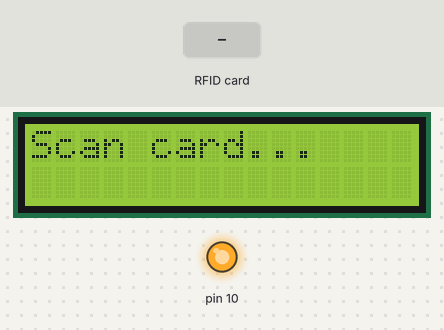
Simulated run of this sketch. Board: Arduino Uno, built with avr-gcc and run on an emulated ATmega328P. On the bench: 16×2 character LCD, output pins drawn as LEDs (lit = HIGH). Inputs (shaded band) come from the test bench. What the sketch prints to the serial monitor is not drawn.

Above: at 1.3 s.
1.4 s: RFID card 5E 7A 19 C4 held to the reader
At 1.44 s:
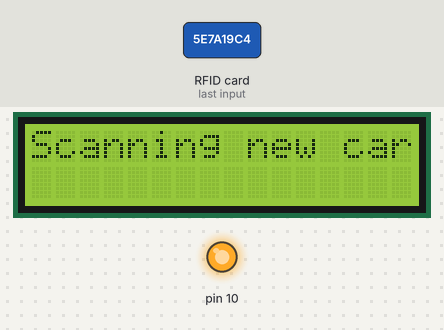
At 1.8 s:
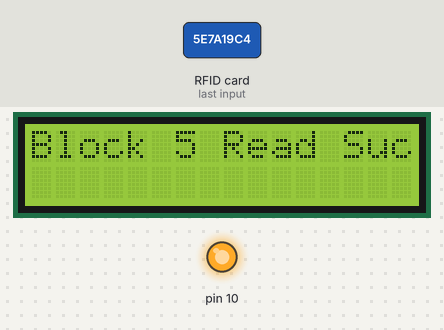
Timing chart, 0 to 4.4 s (numbered marks = the images above; inputs shaded):
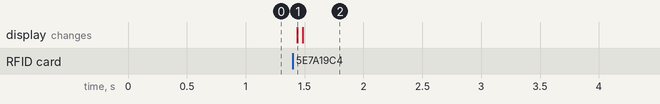

Measured:
- after the input at 1.4 s, the display: changes at once (image 1)

The sketch:

writeRfid.ino.ino
```cpp
#include <MFRC522.h>
#include <SPI.h>
#include <LiquidCrystal_I2C.h>

#define RST_PIN 2
#define SS_PIN 15

MFRC522 rfid(SS_PIN, RST_PIN);
MFRC522::MIFARE_Key key;
LiquidCrystal_I2C lcd(0x27, 16, 2);
MFRC522::StatusCode status;

byte firstHash[18];
byte secondHash[18];
byte hash[34];
byte firstHashSize = sizeof(firstHash);
byte secondHashSize = sizeof(secondHash);

String currentText = "Scanning new card...";

void newLine(String value) {
  Serial.println(value);
}

void setup() {
  Serial.begin(115200);

  SPI.begin();
  rfid.PCD_Init();
  lcd.clear();
  lcd.init();
  lcd.backlight();

  for (int keyCount = 0; keyCount < MFRC522::MF_KEY_SIZE; keyCount++) {
    key.keyByte[keyCount] = 0xFF;
  }

  lcd.print("Scan card...");
}

void changeLcdText(String value) {
  if (currentText != value) {
    lcd.clear();
    lcd.print(currentText);
    currentText = value;
  }

}

void loop() {
  if (!rfid.PICC_IsNewCardPresent()) {
    changeLcdText("Scanning new card...");
    return;
  }

  if (!rfid.PICC_ReadCardSerial()) {
    changeLcdText("No card found.");
    return;
  }

  byte firstHash[18];
  byte secondHash[18];
  status = rfid.PCD_Authenticate(MFRC522::PICC_CMD_MF_AUTH_KEY_A, 4, &key, &(rfid.uid));

  if (status == MFRC522::STATUS_OK) {
    status = rfid.MIFARE_Read(4, firstHash, &firstHashSize);


    if (status == MFRC522::STATUS_OK) {
      // Proceed getting the second hash.
      for (int i = 0; i < sizeof(firstHash) - 2; i++) {
        Serial.print(firstHash[i]);
      }
      status = rfid.MIFARE_Read(5, secondHash, &secondHashSize);
      if (status == MFRC522::STATUS_OK) {
        changeLcdText("Block 5 Read Success");
        // If success, concatenate firstHash and secondHash to hash variable.
        for (int character = 0; character < sizeof(firstHash) - 2; character++) {
          hash[character] = firstHash[character];
        }

        newLine("");

        for (int character = 0; character < sizeof(secondHash) - 2; character++) {
          hash[(sizeof(hash) / 2) - 1 + character] = secondHash[character];
        }

        // Debug, print hash value
        // for (int character = 0; character < sizeof(hash) - 2; character++) {
        //   Serial.print(hash[character]);
        // }
      } else {
        changeLcdText("Block 5 Read Failed");
      }
    } else {
      changeLcdText("Status: " + String(rfid.GetStatusCodeName(status)));
      Serial.println(rfid.GetStatusCodeName(status));
    }
  } else {
    changeLcdText("Invalid auth");
  }

  // changeLcdText("Card scanned!");
  newLine(rfid.GetStatusCodeName(status));


  rfid.PICC_HaltA();
  rfid.PCD_StopCrypto1();
}

String concatenateHashes(String val1, String val2) {
  return "";
}

String byteArrayToString(byte *array, int size)
{
    String str = "";
    for (int i = 0; i < size; i++)
    {
        str += String(array[i], HEX);
    }

    return str;
}

String hexToText(const String &hexString)
{
    String result = "";
    int strLen = hexString.length();
    for (int i = 0; i < strLen; i += 2)
    {
        String hexByte = hexString.substring(i, i + 2);
        char charByte = (char)strtol(hexByte.c_str(), NULL, 16);
        result += charByte;
    }
    return result;
}
```
